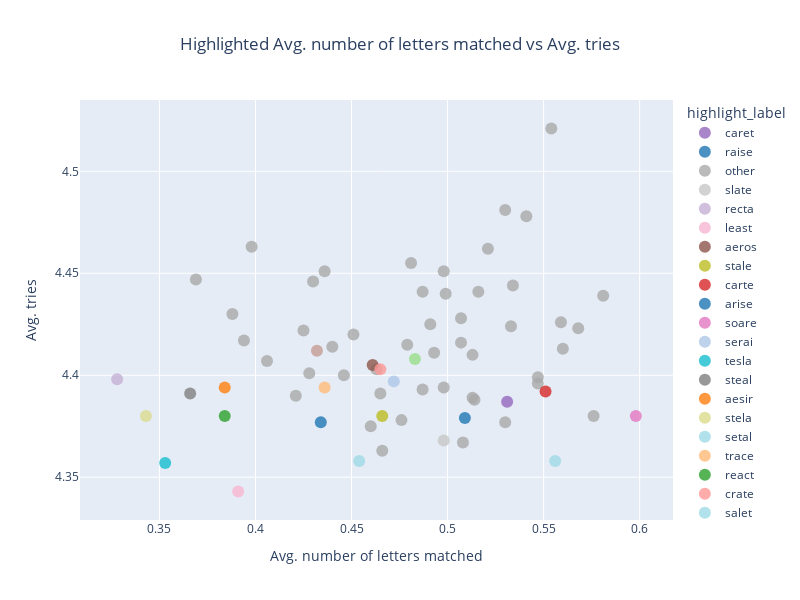

Notebook cell for this chart:
### Code cell
plot_guess_stats_highlighted_words(
    dataf=guess_stats,
    x_axis_data="avg_letters_matched",
    y_axis_data="tries_mean",
    words=words_to_highlight,
    title="Highlighted Avg. number of letters matched vs Avg. tries",
    xaxis_title="Avg. number of letters matched",
    yaxis_title="Avg. tries"
)

### Figure 1 — Plotly figure (JSON) as saved in the notebook; plotly's stock layout.template omitted (floating-point values rounded to 4 significant figures)
{"data": [{"hovertemplate": "highlight_label=caret<br>avg_letters_matched=%{x}<br>tries_mean=%{y}<extra></extra>", "legendgroup": "caret", "marker": {"color": "rgb(148, 103, 189)", "opacity": 0.8, "size": 12, "symbol": "circle"}, "mode": "markers", "name": "caret", "orientation": "v", "showlegend": true, "type": "scatter", "x": [0.531], "xaxis": "x", "y": [4.387], "yaxis": "y"}, {"hovertemplate": "highlight_label=raise<br>avg_letters_matched=%{x}<br>tries_mean=%{y}<extra></extra>", "legendgroup": "raise", "marker": {"color": "rgb(31, 119, 180)", "opacity": 0.8, "size": 12, "symbol": "circle"}, "mode": "markers", "name": "raise", "orientation": "v", "showlegend": true, "type": "scatter", "x": [0.509], "xaxis": "x", "y": [4.379], "yaxis": "y"}, {"hovertemplate": "highlight_label=other<br>avg_letters_matched=%{x}<br>tries_mean=%{y}<extra></extra>", "legendgroup": "other", "marker": {"color": "rgb(169, 169, 169)", "opacity": 0.8, "size": 12, "symbol": "circle"}, "mode": "markers", "name": "other", "orientation": "v", "showlegend": true, "type": "scatter", "x": [0.559, 0.425, 0.398, 0.533, 0.436, 0.554, 0.394, 0.516, 0.507, 0.56, 0.43, 0.481, 0.428, 0.547, 0.53, 0.514, 0.446, 0.46, 0.498, 0.491, 0.521, 0.508, 0.513, 0.463, 0.466, 0.53, 0.541, 0.547, 0.513, 0.487, 0.479, 0.581, 0.406, 0.44, 0.498, 0.451, 0.369, 0.534, 0.476, 0.465, 0.507, 0.487, 0.568, 0.493, 0.576, 0.421, 0.388, 0.499], "xaxis": "x", "y": [4.426, 4.422, 4.463, 4.424, 4.451, 4.521, 4.417, 4.441, 4.428, 4.413, 4.446, 4.455, 4.401, 4.396, 4.481, 4.388, 4.4, 4.375, 4.394, 4.425, 4.462, 4.367, 4.41, 4.403, 4.363, 4.377, 4.478, 4.399, 4.389, 4.441, 4.415, 4.439, 4.407, 4.414, 4.451, 4.42, 4.447, 4.444, 4.378, 4.391, 4.416, 4.393, 4.423, 4.411, 4.38, 4.39, 4.43, 4.44], "yaxis": "y"}, {"hovertemplate": "highlight_label=slate<br>avg_letters_matched=%{x}<br>tries_mean=%{y}<extra></extra>", "legendgroup": "slate", "marker": {"color": "rgb(199, 199, 199)", "opacity": 0.8, "size": 12, "symbol": "circle"}, "mode": "markers", "name": "slate", "orientation": "v", "showlegend": true, "type": "scatter", "x": [0.498], "xaxis": "x", "y": [4.368], "yaxis": "y"}, {"hovertemplate": "highlight_label=recta<br>avg_letters_matched=%{x}<br>tries_mean=%{y}<extra></extra>", "legendgroup": "recta", "marker": {"color": "rgb(197, 176, 213)", "opacity": 0.8, "size": 12, "symbol": "circle"}, "mode": "markers", "name": "recta", "orientation": "v", "showlegend": true, "type": "scatter", "x": [0.328], "xaxis": "x", "y": [4.398], "yaxis": "y"}, {"hovertemplate": "highlight_label=least<br>avg_letters_matched=%{x}<br>tries_mean=%{y}<extra></extra>", "legendgroup": "least", "marker": {"color": "rgb(247, 182, 210)", "opacity": 0.8, "size": 12, "symbol": "circle"}, "mode": "markers", "name": "least", "orientation": "v", "showlegend": true, "type": "scatter", "x": [0.391], "xaxis": "x", "y": [4.343], "yaxis": "y"}, {"hovertemplate": "highlight_label=aeros<br>avg_letters_matched=%{x}<br>tries_mean=%{y}<extra></extra>", "legendgroup": "aeros", "marker": {"color": "rgb(140, 86, 75)", "opacity": 0.8, "size": 12, "symbol": "circle"}, "mode": "markers", "name": "aeros", "orientation": "v", "showlegend": true, "type": "scatter", "x": [0.461], "xaxis": "x", "y": [4.405], "yaxis": "y"}, {"hovertemplate": "highlight_label=stale<br>avg_letters_matched=%{x}<br>tries_mean=%{y}<extra></extra>", "legendgroup": "stale", "marker": {"color": "rgb(188, 189, 34)", "opacity": 0.8, "size": 12, "symbol": "circle"}, "mode": "markers", "name": "stale", "orientation": "v", "showlegend": true, "type": "scatter", "x": [0.466], "xaxis": "x", "y": [4.38], "yaxis": "y"}, {"hovertemplate": "highlight_label=carte<br>avg_letters_matched=%{x}<br>tries_mean=%{y}<extra></extra>", "legendgroup": "carte", "marker": {"color": "rgb(214, 39, 40)", "opacity": 0.8, "size": 12, "symbol": "circle"}, "mode": "markers", "name": "carte", "orientation": "v", "showlegend": true, "type": "scatter", "x": [0.551], "xaxis": "x", "y": [4.392], "yaxis": "y"}, {"hovertemplate": "highlight_label=arise<br>avg_letters_matched=%{x}<br>tries_mean=%{y}<extra></extra>", "legendgroup": "arise", "marker": {"color": "rgb(31, 119, 180)", "opacity": 0.8, "size": 12, "symbol": "circle"}, "mode": "markers", "name": "arise", "orientation": "v", "showlegend": true, "type": "scatter", "x": [0.434], "xaxis": "x", "y": [4.377], "yaxis": "y"}, {"hovertemplate": "highlight_label=soare<br>avg_letters_matched=%{x}<br>tries_mean=%{y}<extra></extra>", "legendgroup": "soare", "marker": {"color": "rgb(227, 119, 194)", "opacity": 0.8, "size": 12, "symbol": "circle"}, "mode": "markers", "name": "soare", "orientation": "v", "showlegend": true, "type": "scatter", "x": [0.598], "xaxis": "x", "y": [4.38], "yaxis": "y"}, {"hovertemplate": "highlight_label=serai<br>avg_letters_matched=%{x}<br>tries_mean=%{y}<extra></extra>", "legendgroup": "serai", "marker": {"color": "rgb(174, 199, 232)", "opacity": 0.8, "size": 12, "symbol": "circle"}, "mode": "markers", "name": "serai", "orientation": "v", "showlegend": true, "type": "scatter", "x": [0.472], "xaxis": "x", "y": [4.397], "yaxis": "y"}, {"hovertemplate": "highlight_label=tesla<br>avg_letters_matched=%{x}<br>tries_mean=%{y}<extra></extra>", "legendgroup": "tesla", "marker": {"color": "rgb(23, 190, 207)", "opacity": 0.8, "size": 12, "symbol": "circle"}, "mode": "markers", "name": "tesla", "orientation": "v", "showlegend": true, "type": "scatter", "x": [0.353], "xaxis": "x", "y": [4.357], "yaxis": "y"}, {"hovertemplate": "highlight_label=steal<br>avg_letters_matched=%{x}<br>tries_mean=%{y}<extra></extra>", "legendgroup": "steal", "marker": {"color": "rgb(127, 127, 127)", "opacity": 0.8, "size": 12, "symbol": "circle"}, "mode": "markers", "name": "steal", "orientation": "v", "showlegend": true, "type": "scatter", "x": [0.366], "xaxis": "x", "y": [4.391], "yaxis": "y"}, {"hovertemplate": "highlight_label=aesir<br>avg_letters_matched=%{x}<br>tries_mean=%{y}<extra></extra>", "legendgroup": "aesir", "marker": {"color": "rgb(255, 127, 14)", "opacity": 0.8, "size": 12, "symbol": "circle"}, "mode": "markers", "name": "aesir", "orientation": "v", "showlegend": true, "type": "scatter", "x": [0.384], "xaxis": "x", "y": [4.394], "yaxis": "y"}, {"hovertemplate": "highlight_label=stela<br>avg_letters_matched=%{x}<br>tries_mean=%{y}<extra></extra>", "legendgroup": "stela", "marker": {"color": "rgb(219, 219, 141)", "opacity": 0.8, "size": 12, "symbol": "circle"}, "mode": "markers", "name": "stela", "orientation": "v", "showlegend": true, "type": "scatter", "x": [0.343], "xaxis": "x", "y": [4.38], "yaxis": "y"}, {"hovertemplate": "highlight_label=setal<br>avg_letters_matched=%{x}<br>tries_mean=%{y}<extra></extra>", "legendgroup": "setal", "marker": {"color": "rgb(158, 218, 229)", "opacity": 0.8, "size": 12, "symbol": "circle"}, "mode": "markers", "name": "setal", "orientation": "v", "showlegend": true, "type": "scatter", "x": [0.454], "xaxis": "x", "y": [4.358], "yaxis": "y"}, {"hovertemplate": "highlight_label=trace<br>avg_letters_matched=%{x}<br>tries_mean=%{y}<extra></extra>", "legendgroup": "trace", "marker": {"color": "rgb(255, 187, 120)", "opacity": 0.8, "size": 12, "symbol": "circle"}, "mode": "markers", "name": "trace", "orientation": "v", "showlegend": true, "type": "scatter", "x": [0.436], "xaxis": "x", "y": [4.394], "yaxis": "y"}, {"hovertemplate": "highlight_label=react<br>avg_letters_matched=%{x}<br>tries_mean=%{y}<extra></extra>", "legendgroup": "react", "marker": {"color": "rgb(44, 160, 44)", "opacity": 0.8, "size": 12, "symbol": "circle"}, "mode": "markers", "name": "react", "orientation": "v", "showlegend": true, "type": "scatter", "x": [0.384], "xaxis": "x", "y": [4.38], "yaxis": "y"}, {"hovertemplate": "highlight_label=crate<br>avg_letters_matched=%{x}<br>tries_mean=%{y}<extra></extra>", "legendgroup": "crate", "marker": {"color": "rgb(255, 152, 150)", "opacity": 0.8, "size": 12, "symbol": "circle"}, "mode": "markers", "name": "crate", "orientation": "v", "showlegend": true, "type": "scatter", "x": [0.465], "xaxis": "x", "y": [4.403], "yaxis": "y"}, {"hovertemplate": "highlight_label=salet<br>avg_letters_matched=%{x}<br>tries_mean=%{y}<extra></extra>", "legendgroup": "salet", "marker": {"color": "rgb(158, 218, 229)", "opacity": 0.8, "size": 12, "symbol": "circle"}, "mode": "markers", "name": "salet", "orientation": "v", "showlegend": true, "type": "scatter", "x": [0.556], "xaxis": "x", "y": [4.358], "yaxis": "y"}, {"hovertemplate": "highlight_label=cater<br>avg_letters_matched=%{x}<br>tries_mean=%{y}<extra></extra>", "legendgroup": "cater", "marker": {"color": "rgb(152, 223, 138)", "opacity": 0.8, "size": 12, "symbol": "circle"}, "mode": "markers", "name": "cater", "orientation": "v", "showlegend": true, "type": "scatter", "x": [0.483], "xaxis": "x", "y": [4.408], "yaxis": "y"}, {"hovertemplate": "highlight_label=arose<br>avg_letters_matched=%{x}<br>tries_mean=%{y}<extra></extra>", "legendgroup": "arose", "marker": {"color": "rgb(196, 156, 148)", "opacity": 0.8, "size": 12, "symbol": "circle"}, "mode": "markers", "name": "arose", "orientation": "v", "showlegend": true, "type": "scatter", "x": [0.432], "xaxis": "x", "y": [4.412], "yaxis": "y"}], "layout": {"height": 600, "legend": {"title": {"text": "highlight_label"}, "tracegroupgap": 0}, "showlegend": true, "title": {"text": "Highlighted Avg. number of letters matched vs Avg. tries", "x": 0.5}, "width": 800, "xaxis": {"anchor": "y", "domain": [0, 1], "title": {"text": "Avg. number of letters matched"}}, "yaxis": {"anchor": "x", "domain": [0, 1], "title": {"text": "Avg. tries"}}}}
